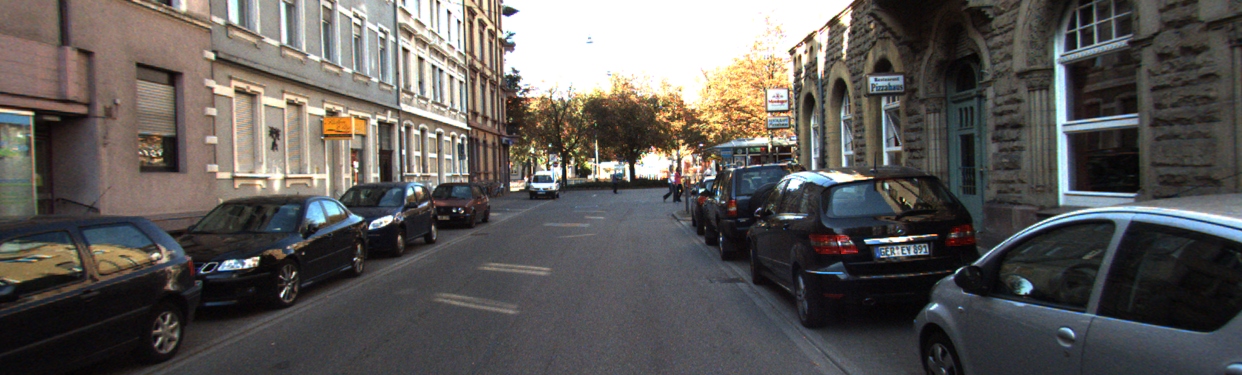
#> input picture input.jpg, 1242 x 375 px
$ python photonic_edge_detection.py   (older library calls are emulated)
#> lines starting #> are read from the running program, lines starting #| are printed output that depends on the picture
import cv2
import numpy as np
import matplotlib.pyplot as plt
from ultralytics import YOLO

def main():
    # Load input image (cv2 loads as BGR)
    input_path = 'input.jpg'
    original_bgr = cv2.imread(input_path)
#> original_bgr is the input picture: shape (375, 1242, 3); mean B, G, R 88.1, 91.1, 94

    # Image Preprocessing for Edge Detection
    # 1. Convert to grayscale
    gray = cv2.cvtColor(original_bgr, cv2.COLOR_BGR2GRAY)
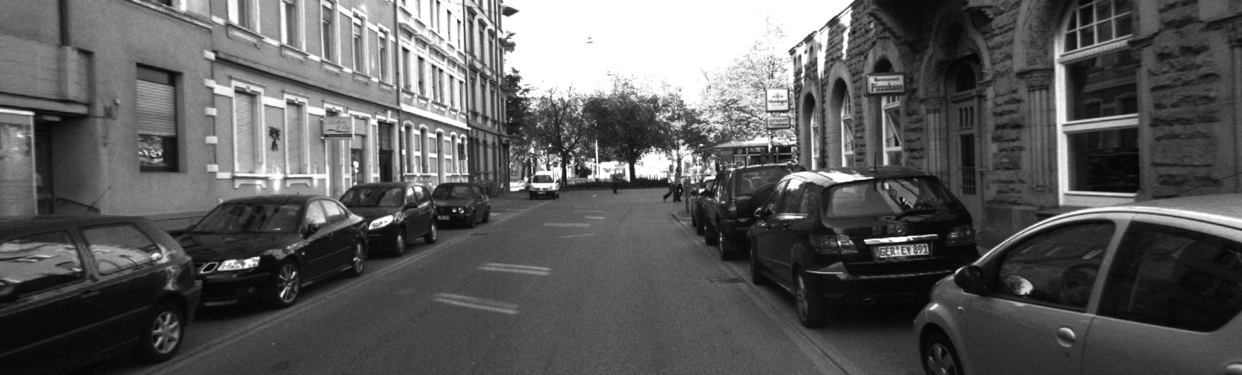
#> gray: shape (375, 1242); min 3, max 255, mean 91.6

    # 2. Apply Sobel filter
    sobel_x = cv2.Sobel(gray, cv2.CV_64F, 1, 0, ksize=3)
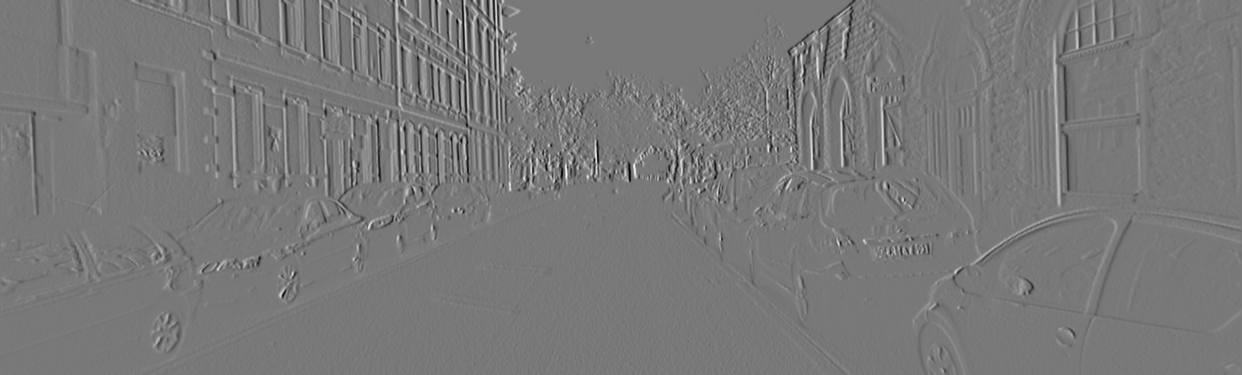
#> sobel_x: shape (375, 1242) float64; min -844, max 931, mean 0; drawn with min black and max white
    sobel_y = cv2.Sobel(gray, cv2.CV_64F, 0, 1, ksize=3)
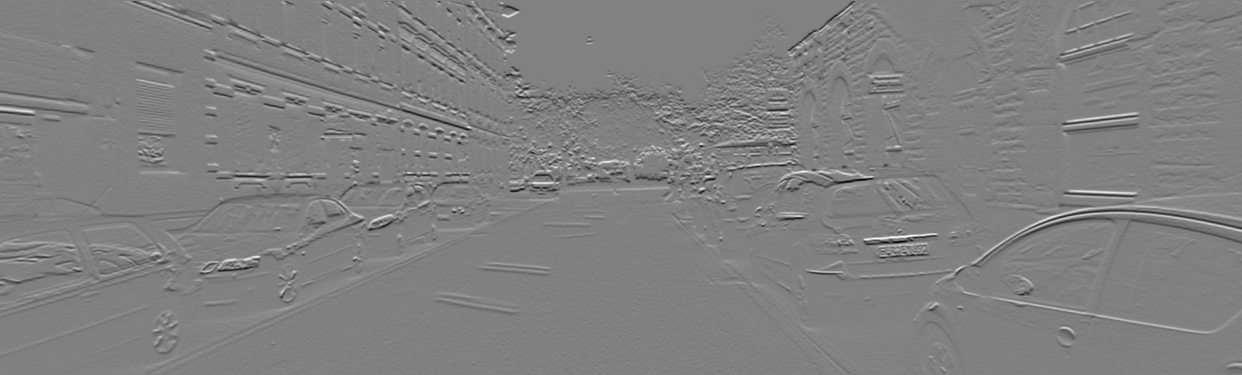
#> sobel_y: shape (375, 1242) float64; min -968, max 945, mean -2; drawn with min black and max white

    # 3. Combine gradients using magnitude
    sobel_magnitude = np.sqrt(sobel_x**2 + sobel_y**2)
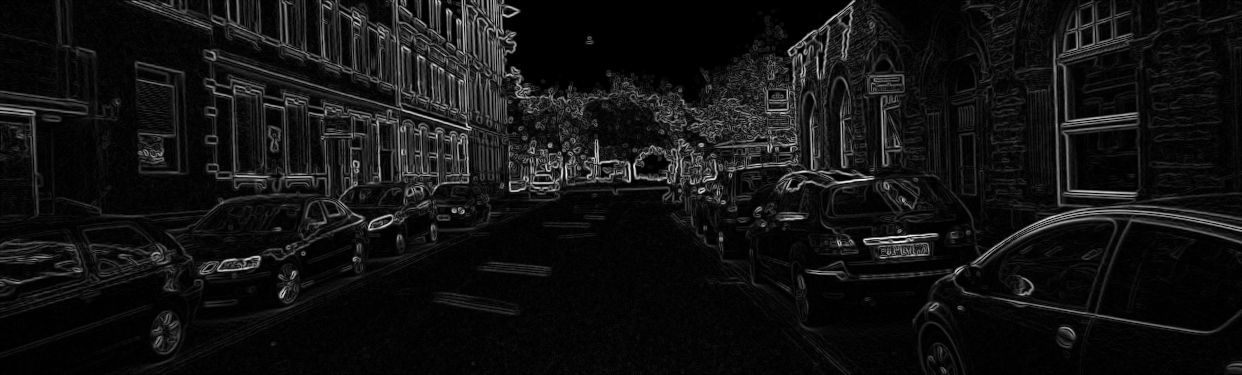
#> sobel_magnitude: shape (375, 1242) float64; min 0, max 971.6, mean 71.3; drawn with min black and max white

    # 4. Normalize to 0-255 range
    sobel_normalized = cv2.normalize(sobel_magnitude, None, 0, 255, cv2.NORM_MINMAX)
    sobel_normalized = np.uint8(sobel_normalized)

    # 5. Invert colors (white edges on black background)
    edge_image = cv2.bitwise_not(sobel_normalized)
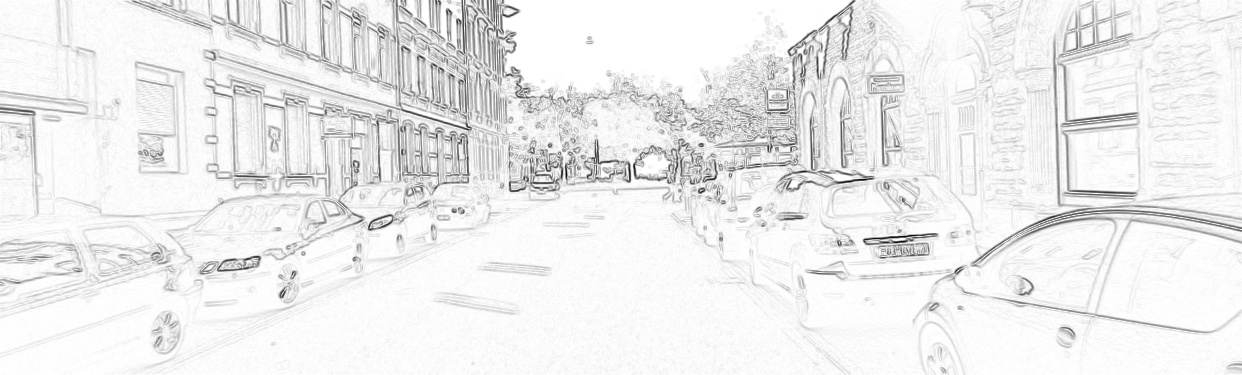
#> edge_image: shape (375, 1242); min 0, max 255, mean 236.8

    # 6. Convert edge image to 3-channel RGB for YOLO input
    edge_rgb = cv2.cvtColor(edge_image, cv2.COLOR_GRAY2RGB)

    # Load YOLOv8n model
    model = YOLO('yolov8n.pt')

    # Run inference on original image (convert to RGB for YOLO)
    original_rgb = cv2.cvtColor(original_bgr, cv2.COLOR_BGR2RGB)
    results_original = model(original_rgb)

    # Run inference on edge-only image
    results_edge = model(edge_rgb)

    # Visualization Setup
    plt.figure(figsize=(20, 10), dpi=300)  # High-res figure

    # Plot 1: Original Image with Bounding Boxes
    plt.subplot(1, 2, 1)
    # Draw bounding boxes on original image
    annotated_original = results_original[0].plot(line_width=2)
    plt.imshow(annotated_original)
    plt.title('Standard GPU (RGB)', fontsize=16)
    plt.axis('off')

    # Plot 2: Edge-Only Image with Bounding Boxes
    plt.subplot(1, 2, 2)
    # Draw bounding boxes on edge image
    annotated_edge = results_edge[0].plot(line_width=2)
    plt.imshow(annotated_edge)
    plt.title('Photonic Simulation (Edge-Only)', fontsize=16)
    plt.axis('off')

    # Add main title
    plt.suptitle('Photonic Edge Detection vs Standard RGB YOLOv8', fontsize=20, y=0.95)

    # Save and display
    plt.tight_layout()
    plt.savefig('comparison_benchmark.png', dpi=300, bbox_inches='tight')
    print("Comparison benchmark saved as 'comparison_benchmark.png'")

if __name__ == '__main__':
    main()
#> (the call stopped at in main, `model = YOLO('yolov8n.pt')`: ultralytics is not available in this run)
